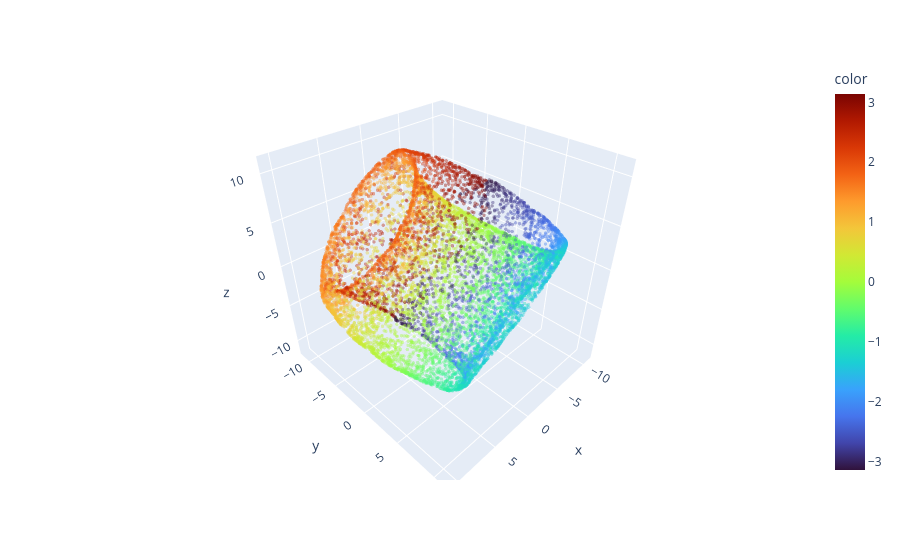
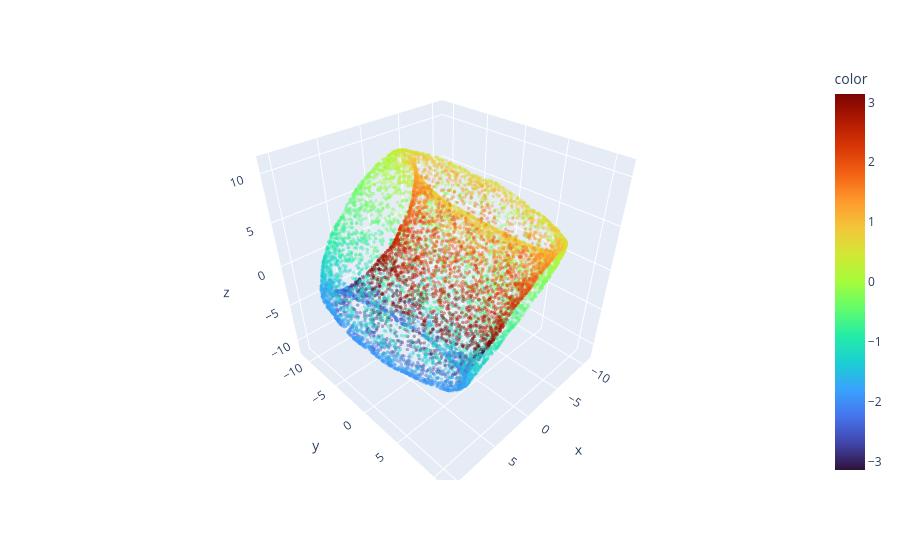

Here is the notebook cell these charts were saved with, in order:
### Code cell
n_points = total_trials 
# x = np.linspace(-1, 1, n_points) * np.pi
# y = np.linspace(-1, 1, n_points) * np.pi
# z = np.linspace(-1, 1, n_points) * np.pi
# x_grid, y_grid, z_grid = np.meshgrid(x, y, z)
# xy = np.stack([x_grid.flatten(), y_grid.flatten(), z_grid.flatten()], axis=1)
# xy = torch.tensor(xy).to("cuda").float()

# xy = torch.randn(n_points**3, 4)
# xy = (xy / xy.norm(dim=-1, keepdim=True)).to("cuda").float()
xy = d.quats.float() if dim == 3 else d.positions.float()
mapnet = mapnet.float().cuda()
reps = mapnet(xy.cuda()).detach()
reps = reps - reps.mean(dim=0).detach()
u, s, v = torch.svd(reps)

fig = plt.figure()
# Project to top 3 singular vectors
PCs_all = reps @ v[:, :]
b = 0
PCs = PCs_all[:, b:b + 3].cpu()


if manifold == "s":
    c = (torch.acos(torch.clamp(xy[:, 0],-1, 1))).cpu().numpy() * 2
    cx = xy[:, 1:]
    cx = (cx/cx.norm(dim = -1, keepdim=True)).cpu().numpy()
    fig1 = px.scatter_3d(x = PCs[:, 0].detach().numpy(), y = PCs[:, 1].detach().numpy(), z = PCs[:, 2].detach().numpy(), color = c
                        # set colorbar to viridis
                        , color_continuous_scale = "turbo", opacity=0.4,
                        # ,color_continuous_scale = "RdBu_r", opacity=0.4,  
                    )
    ptsize = 2
    fig1.update_traces(marker=dict(size=ptsize))

    fig1.update_layout(coloraxis_colorbar=dict(title="theta"))

    fig1.show()
    labs = ["axis_x", "axis_y", "axis_z"]
    for i in range(3): 
        fign = px.scatter_3d(x = PCs[:, 0].detach().numpy(), y = PCs[:, 1].detach().numpy(), z = PCs[:, 2].detach().numpy(), color = cx[:, i]
                        # set colorbar to viridis
                        ,color_continuous_scale = "RdBu_r", opacity=0.4,  
                    )
        ptsize = 2
        fign.update_traces(marker=dict(size=ptsize))

        
        fign.update_layout(coloraxis_colorbar=dict(title=labs[i]))
        fign.show()
elif manifold == "custom":
    c = data.theta.cpu().numpy()
    fig1 = px.scatter_3d(x = PCs[:, 0].detach().numpy(), y = PCs[:, 1].detach().numpy(), z = PCs[:, 2].detach().numpy(), color = c
                        # set colorbar to viridis
                        , color_continuous_scale = "turbo", opacity=0.4,
                        # ,color_continuous_scale = "RdBu_r", opacity=0.4,  
                    )
    ptsize = 2
    fig1.update_traces(marker=dict(size=ptsize))

    red_dot_position = -((rnn_test.rnn.c + offset) @ v[:, b:b + 3]).cpu().detach()
    fig1.add_scatter3d(
        x=[red_dot_position[0]], 
        y=[red_dot_position[1]], 
        z=[red_dot_position[2]], 
        mode="markers", 
        marker=dict(size=10, color="red"), 
        name="Red Dot",
        showlegend=False
    )
    fig1.update_layout(coloraxis_colorbar=dict(title="theta"))

    fig1.show()

else: 
    c = xy.cpu()
    # c0 = abs(c[:, 0])
    c0 = c[:, 0]
    while max(c0)> np.pi or min(c0) < -np.pi:
        c0 = c0 + 2 * np.pi * (c0 < -np.pi) - 2 * np.pi * (c0 > np.pi)

    fig1 = px.scatter_3d(x = PCs[:, 0].detach().numpy(), y = PCs[:, 1].detach().numpy(), z = PCs[:, 2].detach().numpy(), color = c0
                        # set colorbar to viridis
                        ,color_continuous_scale = "turbo", opacity=0.4,  
                        )



    if dim == 2 or dim == 3: 
        c1 = c[:, 1]
        while max(c1)> np.pi or min(c1) < -np.pi:
            c1 = c1 + 2 * np.pi * (c1 < -np.pi) - 2 * np.pi * (c1 > np.pi)


        #jot a 3D plot by px
        fig2 = px.scatter_3d(x = PCs[:, 0].detach().numpy(), y = PCs[:, 1].detach().numpy(), z = PCs[:, 2].detach().numpy(), color = c1
                            # set colorbar to viridis
                            ,color_continuous_scale = "turbo", opacity=0.4
                            )
    if dim == 3: 
        c2 = c[:, 2]
        while max(c2)> np.pi or min(c2) < -np.pi:
            c2 = c2 + 2 * np.pi * (c2 < -np.pi) - 2 * np.pi * (c2 > np.pi)


        #jot a 3D plot by px
        fig3 = px.scatter_3d(x = PCs[:, 0].detach().numpy(), y = PCs[:, 1].detach().numpy(), z = PCs[:, 2].detach().numpy(), color = c2
                            # set colorbar to viridis
                            ,color_continuous_scale = "turbo", opacity=0.4
                            )
    ptsize = 2
    fig1.update_traces(marker=dict(size=ptsize))
    fig1.show()
    if dim == 2 or dim == 3:
        fig2.update_traces(marker=dict(size=ptsize))
        fig2.show()
    if dim == 3:
        fig3.update_traces(marker=dict(size=ptsize))
        fig3.show()

### Figure 1 — Plotly figure (JSON) as saved in the notebook; plotly's stock layout.template omitted (floating-point values rounded to 4 significant figures; data arrays with more than 128 entries replaced by an {"elided": "..."} marker saying what was removed)
{"data": [{"hovertemplate": "x=%{x}<br>y=%{y}<br>z=%{z}<br>color=%{marker.color}<extra></extra>", "legendgroup": "", "marker": {"color": {"elided": "10000 float values"}, "coloraxis": "coloraxis", "opacity": 0.4, "size": 2, "symbol": "circle"}, "mode": "markers", "name": "", "scene": "scene", "showlegend": false, "type": "scatter3d", "x": {"elided": "10000 float values"}, "y": {"elided": "10000 float values"}, "z": {"elided": "10000 float values"}}], "layout": {"coloraxis": {"colorbar": {"title": {"text": "color"}}, "colorscale": [[0, "#30123b"], [0.07143, "#4145ab"], [0.1429, "#4675ed"], [0.2143, "#39a2fc"], [0.2857, "#1bcfd4"], [0.3571, "#24eca6"], [0.4286, "#61fc6c"], [0.5, "#a4fc3b"], [0.5714, "#d1e834"], [0.6429, "#f3c63a"], [0.7143, "#fe9b2d"], [0.7857, "#f36315"], [0.8571, "#d93806"], [0.9286, "#b11901"], [1, "#7a0402"]]}, "legend": {"tracegroupgap": 0}, "margin": {"t": 60}, "scene": {"domain": {"x": [0, 1], "y": [0, 1]}, "xaxis": {"title": {"text": "x"}}, "yaxis": {"title": {"text": "y"}}, "zaxis": {"title": {"text": "z"}}}}}

### Figure 2 — Plotly figure (JSON) as saved in the notebook; plotly's stock layout.template omitted (floating-point values rounded to 4 significant figures; data arrays with more than 128 entries replaced by an {"elided": "..."} marker saying what was removed)
{"data": [{"hovertemplate": "x=%{x}<br>y=%{y}<br>z=%{z}<br>color=%{marker.color}<extra></extra>", "legendgroup": "", "marker": {"color": {"elided": "10000 float values"}, "coloraxis": "coloraxis", "opacity": 0.4, "size": 2, "symbol": "circle"}, "mode": "markers", "name": "", "scene": "scene", "showlegend": false, "type": "scatter3d", "x": {"elided": "10000 float values"}, "y": {"elided": "10000 float values"}, "z": {"elided": "10000 float values"}}], "layout": {"coloraxis": {"colorbar": {"title": {"text": "color"}}, "colorscale": [[0, "#30123b"], [0.07143, "#4145ab"], [0.1429, "#4675ed"], [0.2143, "#39a2fc"], [0.2857, "#1bcfd4"], [0.3571, "#24eca6"], [0.4286, "#61fc6c"], [0.5, "#a4fc3b"], [0.5714, "#d1e834"], [0.6429, "#f3c63a"], [0.7143, "#fe9b2d"], [0.7857, "#f36315"], [0.8571, "#d93806"], [0.9286, "#b11901"], [1, "#7a0402"]]}, "legend": {"tracegroupgap": 0}, "margin": {"t": 60}, "scene": {"domain": {"x": [0, 1], "y": [0, 1]}, "xaxis": {"title": {"text": "x"}}, "yaxis": {"title": {"text": "y"}}, "zaxis": {"title": {"text": "z"}}}}}
